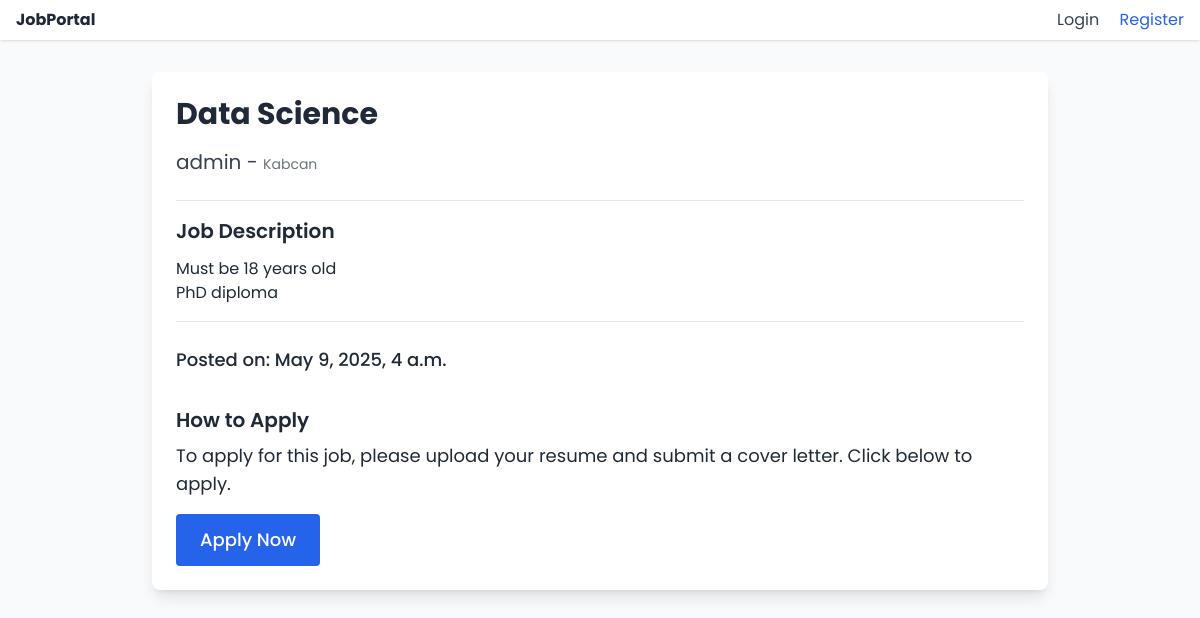
Page /jobs/1/ on the committed database.
### jobs/models.py (models this page shows, shortened)
class Job(models.Model):
    title = models.CharField(max_length=255)
    description = models.TextField()
    company_name = models.CharField(max_length=255)
    location = models.CharField(max_length=255)
    posted_date = models.DateTimeField(auto_now_add=True)
    posted_by = models.ForeignKey(User, on_delete=models.CASCADE)
    qualifications_required = models.TextField(blank=True)
    skills_required = models.TextField(blank=True)
    experience_required = models.TextField(blank=True)

### jobs/views.py (the view)
# urls.py: path('jobs/<int:job_id>/', views.job_detail, name='job_detail'),
def job_detail(request, job_id):
    job = get_object_or_404(Job, id=job_id)
    return render(request, 'job_detail.html', {'job': job})

### jobs/templates/job_detail.html (shortened to what this page needs)
{% extends "base.html" %}
{% block content %}
<div class="max-w-4xl mx-auto mt-8 bg-white p-6 rounded-lg shadow-lg">
    <h1 class="text-3xl font-bold mb-4">{{ job.title }}</h1>
    <p class="text-xl text-gray-700">{{ job.company_name }} - <span class="text-sm text-gray-500">{{ job.location }}</span></p>
    <div class="mt-6 border-t border-b border-gray-200 py-4">
        <h3 class="text-xl font-semibold mb-3">Job Description</h3>
        <div class="prose max-w-none text-gray-800">
            {{ job.description|linebreaks }}
        </div>
    </div>
    <div class="mt-6">
        <p class="font-medium text-lg">Posted on: {{ job.posted_date }}</p>
    </div>
    <div class="mt-8">
        <h3 class="text-xl font-semibold">How to Apply</h3>
        <p class="text-lg mt-2">To apply for this job, please upload your resume and submit a cover letter. Click below to apply.</p>
        <a href="{% url 'apply_for_job' job.id %}" class="inline-block bg-blue-600 text-white px-6 py-3 rounded hover:bg-blue-700 text-lg font-medium mt-4">
            Apply Now
        </a>
    </div>
</div>
{% endblock %}

### rows in the picture
Job: title "Data Science", company_name "admin", location "Kabcan", description "Must be 18 years old PhD diploma", posted_date "May 9, 2025, 4 a.m."
